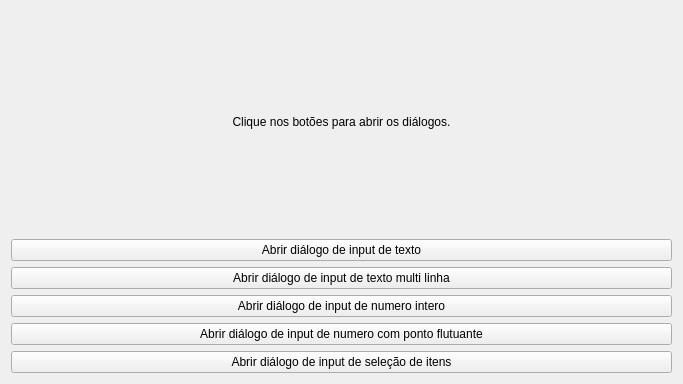
<?xml version="1.0" encoding="UTF-8"?>
<ui version="4.0">
 <class>MainWidget</class>
 <widget class="QWidget" name="MainWidget">
  <property name="geometry">
   <rect>
    <x>0</x>
    <y>0</y>
    <width>683</width>
    <height>384</height>
   </rect>
  </property>
  <property name="minimumSize">
   <size>
    <width>683</width>
    <height>384</height>
   </size>
  </property>
  <property name="maximumSize">
   <size>
    <width>683</width>
    <height>384</height>
   </size>
  </property>
  <property name="windowTitle">
   <string>PySide2 QInputDialog().</string>
  </property>
  <property name="windowIcon">
   <iconset>
    <normaloff>../../../../images/icons/icon.png</normaloff>../../../../images/icons/icon.png</iconset>
  </property>
  <layout class="QVBoxLayout" name="verticalLayout">
   <item>
    <widget class="QLabel" name="label">
     <property name="autoFillBackground">
      <bool>true</bool>
     </property>
     <property name="text">
      <string>Clique nos botões para abrir os diálogos.</string>
     </property>
     <property name="alignment">
      <set>Qt::AlignCenter</set>
     </property>
    </widget>
   </item>
   <item>
    <widget class="QPushButton" name="btn_input_text">
     <property name="text">
      <string>Abrir diálogo de input de texto</string>
     </property>
    </widget>
   </item>
   <item>
    <widget class="QPushButton" name="btn_input_mult_line">
     <property name="text">
      <string>Abrir diálogo de input de texto multi linha</string>
     </property>
    </widget>
   </item>
   <item>
    <widget class="QPushButton" name="btn_input_int">
     <property name="text">
      <string>Abrir diálogo de input de numero intero</string>
     </property>
    </widget>
   </item>
   <item>
    <widget class="QPushButton" name="btn_input_float">
     <property name="text">
      <string>Abrir diálogo de input de numero com ponto flutuante</string>
     </property>
    </widget>
   </item>
   <item>
    <widget class="QPushButton" name="btn_input_choice">
     <property name="text">
      <string>Abrir diálogo de input de seleção de itens</string>
     </property>
    </widget>
   </item>
  </layout>
 </widget>
 <resources/>
 <connections/>
</ui>
